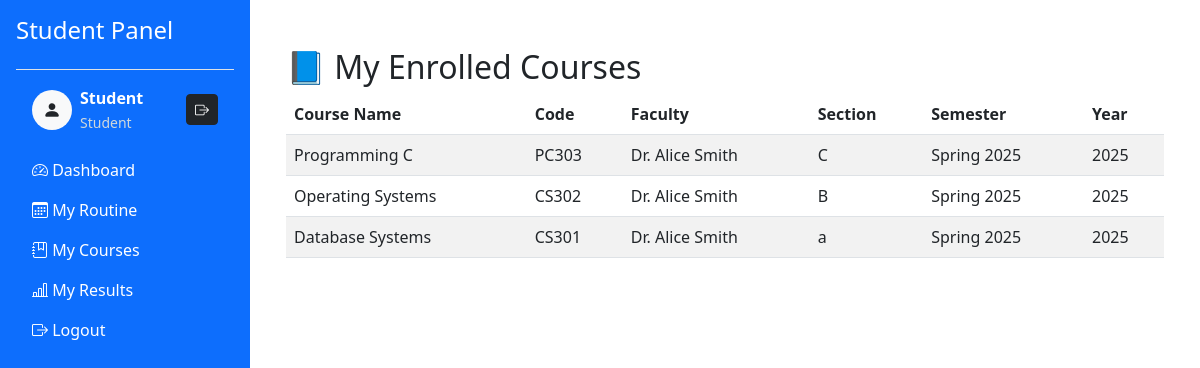
/student/my_courses.php (signed in), run on the app's committed database.
### tables this page shows
CREATE TABLE `enrollments` (
  `enrollment_id` int(11) NOT NULL,
  `student_id` int(11) NOT NULL,
  `course_id` int(11) NOT NULL,
  `offering_id` int(11) DEFAULT NULL,
  `faculty_id` int(11) DEFAULT NULL,
  `semester` varchar(50) DEFAULT NULL,
  `enrolled_on` timestamp NOT NULL DEFAULT current_timestamp()
);

CREATE TABLE `courses` (
  `course_id` int(11) NOT NULL,
  `course_name` varchar(150) NOT NULL,
  `course_code` varchar(50) NOT NULL,
  `department` varchar(100) DEFAULT NULL,
  `faculty_id` int(11) DEFAULT NULL,
  `semester` varchar(50) DEFAULT NULL,
  `created_at` timestamp NOT NULL DEFAULT current_timestamp()
);

CREATE TABLE `faculty` (
  `faculty_id` int(11) NOT NULL,
  `user_id` int(11) NOT NULL,
  `full_name` varchar(150) NOT NULL,
  `designation` varchar(100) DEFAULT NULL,
  `department` varchar(100) DEFAULT NULL,
  `contact` varchar(50) DEFAULT NULL,
  `address` text DEFAULT NULL,
  `hire_date` date DEFAULT NULL
);

CREATE TABLE `course_offerings` (
  `id` int(11) NOT NULL,
  `course_id` int(11) NOT NULL,
  `faculty_id` int(11) NOT NULL,
  `semester_id` int(11) NOT NULL,
  `section` varchar(10) NOT NULL,
  `year` year(4) NOT NULL,
  `created_at` timestamp NOT NULL DEFAULT current_timestamp()
);

### student/my_courses.php (the view, shortened to what this page needs)
<?php
require_once __DIR__ . "/../app/config/db.php";
$user_id = $_SESSION['user_id'] ?? null;
$stmt = $DB_con->prepare("SELECT student_id FROM students WHERE user_id = :uid LIMIT 1");
$stmt->execute([':uid' => $user_id]);
$student_id = $stmt->fetchColumn();
$stmt = $DB_con->prepare("
    SELECT c.course_name, c.course_code,
           f.full_name AS faculty_name,
           e.semester AS semester_name,
           o.section, o.year
    FROM enrollments e
    JOIN courses c ON e.course_id = c.course_id
    LEFT JOIN course_offerings o
        ON o.course_id = e.course_id
    LEFT JOIN faculty f ON o.faculty_id = f.faculty_id
    WHERE e.student_id = :sid
    ORDER BY e.enrolled_on DESC
");
$stmt->execute([':sid' => $student_id]);
$courses = $stmt->fetchAll(PDO::FETCH_ASSOC);
include 'student_header.php';
?>
<div class="container-fluid mt-4">
    <h2>📘 My Enrolled Courses</h2>
    <table class="table table-striped">
        <thead>
            <tr>
                <th>Course Name</th>
                <th>Code</th>
                <th>Faculty</th>
                <th>Section</th>
                <th>Semester</th>
                <th>Year</th>
            </tr>
        </thead>
        <tbody>
            <?php if (count($courses) > 0): ?>
                <?php foreach ($courses as $c): ?>
                    <tr>
                        <td><?= htmlspecialchars($c['course_name']); ?></td>
                        <td><?= htmlspecialchars($c['course_code']); ?></td>
                        <td><?= htmlspecialchars($c['faculty_name'] ?? 'TBA'); ?></td>
                        <td><?= htmlspecialchars($c['section'] ?? '-'); ?></td>
                        <td><?= htmlspecialchars($c['semester_name']); ?></td>
                        <td><?= htmlspecialchars($c['year'] ?? '-'); ?></td>
                    </tr>
                <?php endforeach; ?>
            <?php else: ?>
                <tr>
                    <td colspan="6" class="text-center">You are not enrolled in any courses yet.</td>
                </tr>
            <?php endif; ?>
        </tbody>
    </table>
</div>
<?php include 'student_footer.php'; ?>

### data on the page
enrollments: course.course_name "Programming C", course.course_code "PC303", faculty.full_name "Dr. Alice Smith", course_offerings.section "C", semester "Spring 2025", course_offerings.year "2025"
enrollments: course.course_name "Operating Systems", course.course_code "CS302", faculty.full_name "Dr. Alice Smith", course_offerings.section "B", semester "Spring 2025", course_offerings.year "2025"
enrollments: course.course_name "Database Systems", course.course_code "CS301", faculty.full_name "Dr. Alice Smith", course_offerings.section "a", semester "Spring 2025", course_offerings.year "2025"

### other printed values
$_SESSION['student_name'] "Student"
